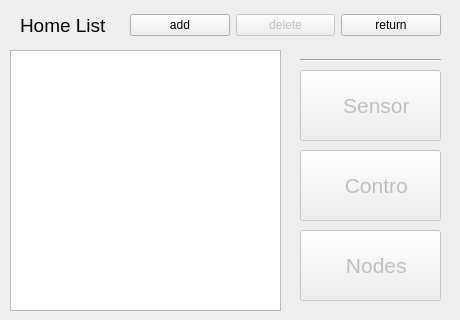
<?xml version="1.0" encoding="UTF-8"?>
<ui version="4.0">
 <class>HomeForm</class>
 <widget class="QWidget" name="HomeForm">
  <property name="geometry">
   <rect>
    <x>0</x>
    <y>0</y>
    <width>460</width>
    <height>320</height>
   </rect>
  </property>
  <property name="windowTitle">
   <string>Form</string>
  </property>
  <widget class="QTableView" name="tableView">
   <property name="geometry">
    <rect>
     <x>10</x>
     <y>50</y>
     <width>271</width>
     <height>261</height>
    </rect>
   </property>
  </widget>
  <widget class="QLabel" name="label">
   <property name="geometry">
    <rect>
     <x>20</x>
     <y>10</y>
     <width>101</width>
     <height>31</height>
    </rect>
   </property>
   <property name="font">
    <font>
     <pointsize>14</pointsize>
    </font>
   </property>
   <property name="text">
    <string>Home List</string>
   </property>
  </widget>
  <widget class="QPushButton" name="SensorListButton">
   <property name="enabled">
    <bool>false</bool>
   </property>
   <property name="geometry">
    <rect>
     <x>300</x>
     <y>70</y>
     <width>141</width>
     <height>71</height>
    </rect>
   </property>
   <property name="font">
    <font>
     <pointsize>16</pointsize>
    </font>
   </property>
   <property name="text">
    <string>  Sensor</string>
   </property>
   <property name="icon">
    <iconset resource="res.qrc">
     <normaloff>:/res/sensor.ico</normaloff>:/res/sensor.ico</iconset>
   </property>
   <property name="iconSize">
    <size>
     <width>32</width>
     <height>32</height>
    </size>
   </property>
  </widget>
  <widget class="QPushButton" name="ContollerListButon">
   <property name="enabled">
    <bool>false</bool>
   </property>
   <property name="geometry">
    <rect>
     <x>300</x>
     <y>150</y>
     <width>141</width>
     <height>71</height>
    </rect>
   </property>
   <property name="font">
    <font>
     <pointsize>16</pointsize>
    </font>
   </property>
   <property name="text">
    <string>  Contro</string>
   </property>
   <property name="icon">
    <iconset resource="res.qrc">
     <normaloff>:/res/cotroller.ico</normaloff>:/res/cotroller.ico</iconset>
   </property>
   <property name="iconSize">
    <size>
     <width>32</width>
     <height>32</height>
    </size>
   </property>
  </widget>
  <widget class="QPushButton" name="NodeSelectButton">
   <property name="enabled">
    <bool>false</bool>
   </property>
   <property name="geometry">
    <rect>
     <x>300</x>
     <y>230</y>
     <width>141</width>
     <height>71</height>
    </rect>
   </property>
   <property name="font">
    <font>
     <pointsize>16</pointsize>
    </font>
   </property>
   <property name="text">
    <string>  Nodes</string>
   </property>
   <property name="icon">
    <iconset resource="res.qrc">
     <normaloff>:/res/node.ico</normaloff>:/res/node.ico</iconset>
   </property>
   <property name="iconSize">
    <size>
     <width>32</width>
     <height>32</height>
    </size>
   </property>
  </widget>
  <widget class="QWidget" name="horizontalLayoutWidget">
   <property name="geometry">
    <rect>
     <x>130</x>
     <y>10</y>
     <width>311</width>
     <height>31</height>
    </rect>
   </property>
   <layout class="QHBoxLayout" name="horizontalLayout">
    <item>
     <widget class="QPushButton" name="pushButton">
      <property name="text">
       <string>add</string>
      </property>
      <property name="icon">
       <iconset resource="res.qrc">
        <normaloff>:/res/square/add.ico</normaloff>:/res/square/add.ico</iconset>
      </property>
     </widget>
    </item>
    <item>
     <widget class="QPushButton" name="pushButton_2">
      <property name="enabled">
       <bool>false</bool>
      </property>
      <property name="text">
       <string>delete</string>
      </property>
      <property name="icon">
       <iconset resource="res.qrc">
        <normaloff>:/res/square/delete.ico</normaloff>:/res/square/delete.ico</iconset>
      </property>
     </widget>
    </item>
    <item>
     <widget class="QPushButton" name="pushButton_3">
      <property name="text">
       <string>return</string>
      </property>
      <property name="icon">
       <iconset resource="res.qrc">
        <normaloff>:/res/square/return.ico</normaloff>:/res/square/return.ico</iconset>
      </property>
     </widget>
    </item>
   </layout>
  </widget>
  <widget class="Line" name="line">
   <property name="geometry">
    <rect>
     <x>300</x>
     <y>50</y>
     <width>141</width>
     <height>20</height>
    </rect>
   </property>
   <property name="orientation">
    <enum>Qt::Horizontal</enum>
   </property>
  </widget>
 </widget>
 <resources>
  <include location="res.qrc"/>
 </resources>
 <connections/>
</ui>
